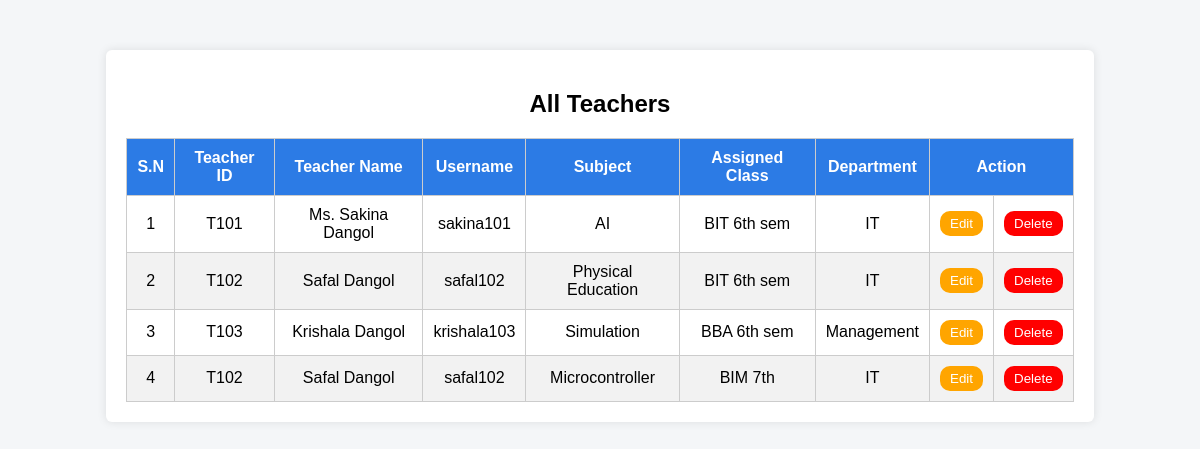
/AdminOperation/view_teacher, run on the app's committed database.
### Admin/models.py (models this page shows, shortened)
class Subject(models.Model):
    Teachername=models.CharField(max_length=100)
    teacher=models.ForeignKey(Teacher,on_delete=models.CASCADE,null=True)
    assigned_class=models.CharField(max_length=100,default="AI")
    subject_name=models.CharField(max_length=100,default="Python")

class Teacher(models.Model):
    user = models.OneToOneField(User, on_delete=models.CASCADE)
    TeacherID = models.CharField(max_length=100, unique=True)
    Teachername = models.CharField(max_length=100)
    department = models.CharField(max_length=100, default="IT")

### Admin/views.py (the view)
# urls.py: path('view_teacher',views.view_teacher,name="view_teacher"),
def view_teacher(request):
    teachers = Teacher.objects.all()
    subjects = Subject.objects.select_related('teacher')
    return render(request,"view_teacher.html",{'subjects':subjects,'teacher':teachers})

### Admin/templates/view_teacher.html (shortened to what this page needs)
<!DOCTYPE html>
<html lang="en">
<head>
</head>
<body>
<div class="container">
    <h2>All Teachers</h2>
    <table>
        <thead>
            <tr>
                <th>S.N</th>
                <th>Teacher ID</th>
                <th>Teacher Name</th>
                <th>Username</th>
                <th>Subject</th>
                <th>Assigned Class</th>
                <th>Department</th>
                <th colspan="2">Action</th>
            </tr>
        </thead>
        <tbody>
            {% for subject in subjects %}
            <tr>
                <td>{{ forloop.counter }}</td>
                <td>{{ subject.teacher.TeacherID }}</td>
                <td>{{ subject.teacher.Teachername }}</td>
                <td>{{ subject.teacher.user.username }}</td>
                <td>{{ subject.subject_name|default:"N/A" }}</td>
                <td>{{ subject.assigned_class|default:"N/A" }}</td>
                <td>{{ subject.teacher.department|default:"N/A" }}</td>
                <td>
                    <a href="{% url 'edit_teacher' subject.teacher.TeacherID %}">
                        <button class="Edit">Edit</button>
                    </a>
                </td>
                <td>
                    <a href="{% url 'delete_teacher' subject.teacher.TeacherID %}">
                        <button class="Delete">Delete</button>
                    </a>
                </td>
            </tr>
            {% empty %}
            <tr>
                <td colspan="9">No teachers found</td>
            </tr>
            {% endfor %}
        </tbody>
    </table>
</div>
</body>
</html>

### Admin/templates/view_teacher.html (style rules this page uses)
body { font-family: Arial, sans-serif; background-color: #f4f6f8; }
.container { width: 80%; margin: 50px auto; background: #fff; padding: 20px; border-radius: 6px; box-shadow: 0 0 10px rgba(0,0,0,0.1); }
h2 { text-align: center; margin-bottom: 20px; }
table { width: 100%; border-collapse: collapse; }
th, td { text-align: center; padding: 10px; border: 1px solid #ccc; }
th { background-color: #2c7be5; color: white; }
tr:nth-child(even) { background-color: #f2f2f2; }
.Edit { background-color: orange; color: white; border-radius: 10px; padding: 5px 10px; border: none; cursor: pointer; }
.Delete { background-color: red; color: white; border-radius: 10px; padding: 5px 10px; border: none; cursor: pointer; }

### data on the page
Subject: teacher.TeacherID "T101", teacher.Teachername "Ms. Sakina Dangol", teacher.user.username "sakina101", subject_name "AI", assigned_class "BIT 6th sem", teacher.department "IT"
Subject: teacher.TeacherID "T102", teacher.Teachername "Safal Dangol", teacher.user.username "safal102", subject_name "Physical Education", assigned_class "BIT 6th sem", teacher.department "IT"
Subject: teacher.TeacherID "T103", teacher.Teachername "Krishala Dangol", teacher.user.username "krishala103", subject_name "Simulation", assigned_class "BBA 6th sem", teacher.department "Management"
Subject: teacher.TeacherID "T102", teacher.Teachername "Safal Dangol", teacher.user.username "safal102", subject_name "Microcontroller", assigned_class "BIM 7th", teacher.department "IT"
